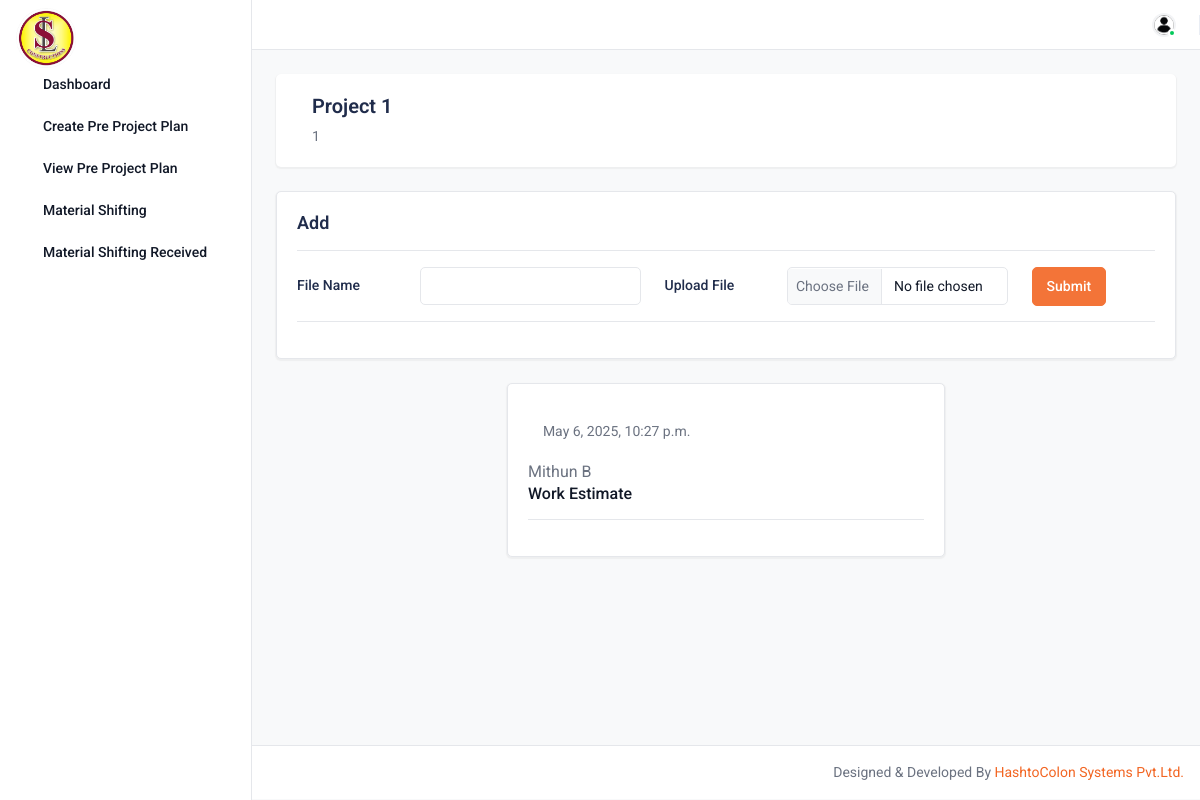
Screenshot of /project_plan_details/2 (signed in) with the database file from the repository.
### base/models.py (models this page shows, shortened)
class project_pre_plan(models.Model):
   date = models.DateTimeField(auto_now_add=True, blank=True)
   user = models.ForeignKey(User, on_delete=models.CASCADE)
   project_name=models.CharField(max_length=255, default="", blank=True)
   address=models.TextField(default="", blank=True)

class project_plan_files(models.Model):
   file = models.FileField(upload_to='uploads/')
   file_name=models.CharField(max_length=255, default="", blank=True)
   project_pre_plan = models.ForeignKey(project_pre_plan, on_delete=models.CASCADE)
   date = models.DateTimeField(auto_now_add=True, blank=True)
   user = models.ForeignKey(User, on_delete=models.CASCADE)

class User(AbstractUser):
   designation = models.CharField(max_length = 20, choices = designation_choice, null=True, blank=True)

### base/views.py (the view, shortened to what this page needs)
# urls.py: path("project_plan_details/<int:pk>",views.project_plan_details, name="project_plan_details"),
@login_required
def project_plan_details(request,pk):
 post=project_pre_plan.objects.get(pk=pk)
 files=project_plan_files.objects.filter(project_pre_plan=post)
 form = project_plan_filesForm()
 return render(request, "project-plan-details.html", {"project":post,"files":files,"form":form})

### base/forms.py
class project_plan_filesForm(forms.ModelForm):
	class Meta:
		model = project_plan_files
		fields =('__all__')
		exclude = ('user','project_pre_plan',)

### templates/project-plan-details.html (shortened to what this page needs)
{% extends "base.html" %}
{% load static %}
{% load widget_tweaks %}
{% block content %}
<div class="content">
 				<div class="card border-0">
					<div class="card-body d-flex align-items-center justify-content-between flex-wrap pb-1">
						<div class="d-flex align-items-center mb-3">
							<div class="ms-3">
								<h3 class="mb-2">{{project.project_name}}
                                </h3>
								<p>{{project.address}}</p>
							</div>
						</div>
					</div>
				</div>
    	<div class="">
						<div class="card">
							<div class="card-body">
								<div class="border-bottom mb-3 pb-3">
									<h4>Add</h4>
								</div>
								<form method="POST" enctype="multipart/form-data" onsubmit="openLoader()">
									<div class="border-bottom mb-3">
										<div class="row">
											<div class="col-md-5">
												<div class="row align-items-center mb-3">
													<div class="col-md-4">
														<label class="form-label mb-md-0">File Name</label>
													</div>
													<div class="col-md-8">
														{% render_field form.file_name  class="form-control" list="suggestions"  %}
													</div>
												</div>
											</div>
                                            <div class="col-md-5">
												<div class="row align-items-center mb-3">
													<div class="col-md-4">
														<label class="form-label mb-md-0">Upload File</label>
													</div>
													<div class="col-md-8">
														{% render_field form.file class="form-control image-sign"  %}
													</div>
												</div>
											</div>
                                         <div class="col-md-2">
										<button class="btn btn-primary " id="btn-submit">Submit</button>
									</div>
										</div>
									</div>
								</form>
							</div>
						</div>
					</div>
				<div class="row justify-content-center">
                    {% for post in files  %}
                    <div class="col-xxl-4 col-md-6">
                        <div class="card">
                            <div class="card-body">
                                <div class="d-flex align-items-center justify-content-between mb-3">
                                    <div class="d-flex align-items-center">
                                        <span class="me-2 d-flex align-items-center"><i class="ti ti-calendar me-1"></i> {{post.date}}</span>
                                    </div>
                                    <div class="d-flex align-items-center">
                                        <a href="{{post.file.url}}" target="_blank" class="link-default me-3" ><i class="ti ti-eye fs-22 fw-normal text-primary"></i></a>
                                        <a href="{{post.file.url}}" download target="_blank" class="link-default me-3" ><i class="ti ti-download fs-22 fw-normal text-primary"></i></a>
                                    </div>
                                </div>
								  <a href="javascript:void(0);" class=" link-default fs-16 fw-normal my-2 ">{{post.user.first_name}} {{post.user.last_name}}</a>
                                <div class="border-bottom mb-3">
                                    <h5 class="mb-3">
                                        <a href="" class="fs-16 fw-medium text-truncate">{{post.file_name}}</a>
                                    </h5>
                                </div>
                            </div>
                        </div>
                    </div>
                    {% endfor %}
				</div>
			</div>
</div >
{% endblock content %}

### rows the page displays
project_pre_plan: project_name "Project 1", address "1"
project_plan_files: date "May 6, 2025, 10:27 p.m.", user.first_name "Mithun", user.last_name "B", file_name "Work Estimate"
